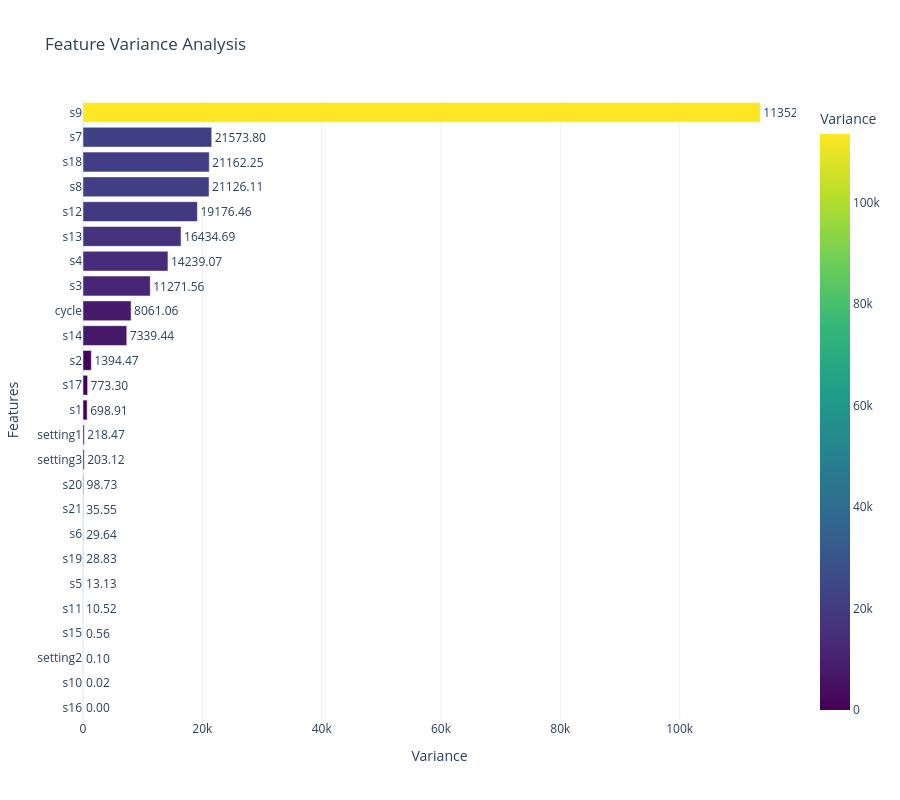

Source (notebook cell):
### Code cell
import plotly.express as px
fig = px.bar(
    variance_df.sort_values("Variance"),
    x="Variance",
    y="Feature",
    orientation="h",
    title="Feature Variance Analysis",
    text="Variance",
    color="Variance",
    color_continuous_scale="Viridis"
)

fig.update_traces(
    texttemplate="%{text:.2f}",
    textposition="outside"
)

fig.update_layout(
    template="plotly_white",
    height=800,
    xaxis_title="Variance",
    yaxis_title="Features"
)

fig.show()

### Figure 1 — Plotly figure (JSON) as saved in the notebook; plotly's stock layout.template omitted (floating-point values rounded to 4 significant figures)
{"data": [{"hovertemplate": "Variance=%{marker.color}<br>Feature=%{y}<extra></extra>", "legendgroup": "", "marker": {"color": [2.195e-05, 0.0163, 0.09654, 0.5631, 10.52, 13.13, 28.83, 29.64, 35.55, 98.73, 203.1, 218.5, 698.9, 773.3, 1394.0, 7339.0, 8061.0, 11270.0, 14240.0, 16430.0, 19180.0, 21130.0, 21160.0, 21570.0, 113500.0], "coloraxis": "coloraxis", "pattern": {"shape": ""}}, "name": "", "orientation": "h", "showlegend": false, "text": [2.195e-05, 0.0163, 0.09654, 0.5631, 10.52, 13.13, 28.83, 29.64, 35.55, 98.73, 203.1, 218.5, 698.9, 773.3, 1394.0, 7339.0, 8061.0, 11270.0, 14240.0, 16430.0, 19180.0, 21130.0, 21160.0, 21570.0, 113500.0], "textposition": "outside", "texttemplate": "%{text:.2f}", "type": "bar", "x": [2.195e-05, 0.0163, 0.09654, 0.5631, 10.52, 13.13, 28.83, 29.64, 35.55, 98.73, 203.1, 218.5, 698.9, 773.3, 1394.0, 7339.0, 8061.0, 11270.0, 14240.0, 16430.0, 19180.0, 21130.0, 21160.0, 21570.0, 113500.0], "xaxis": "x", "y": ["s16", "s10", "setting2", "s15", "s11", "s5", "s19", "s6", "s21", "s20", "setting3", "setting1", "s1", "s17", "s2", "s14", "cycle", "s3", "s4", "s13", "s12", "s8", "s18", "s7", "s9"], "yaxis": "y"}], "layout": {"barmode": "relative", "coloraxis": {"autocolorscale": false, "colorbar": {"title": {"text": "Variance"}}, "colorscale": [[0, "#440154"], [0.1111, "#482878"], [0.2222, "#3e4989"], [0.3333, "#31688e"], [0.4444, "#26828e"], [0.5556, "#1f9e89"], [0.6667, "#35b779"], [0.7778, "#6ece58"], [0.8889, "#b5de2b"], [1, "#fde725"]]}, "height": 800, "legend": {"tracegroupgap": 0}, "title": {"text": "Feature Variance Analysis"}, "xaxis": {"anchor": "y", "domain": [0, 1], "title": {"text": "Variance"}}, "yaxis": {"anchor": "x", "domain": [0, 1], "title": {"text": "Features"}}}}
